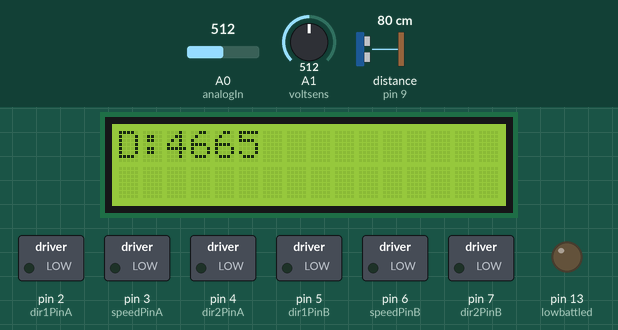
A sketch run on a simulated Arduino Uno, built with avr-gcc and run on an emulated ATmega328P. Parts: 16×2 character LCD, switched loads named in the sketch (green lamp = pin HIGH), output pins drawn as LEDs (lit = HIGH). Wiring (inferred from the names in the program): ultrasonic range finder: trigger pin 8; echo pin 9. The inputs (shaded band) are chosen by the test bench; at power-on: distance to the obstacle (sensor on pin 9) 80 cm, A1 (voltsens) = 512, A0 (analogIn) = 512. The echo pulse lasts 58.3 µs per cm; pins used as bus, display or sensor lines are not drawn; what the sketch prints to the serial monitor is not drawn.

Above: at 7.79 s.
9.0 s: distance to the obstacle (sensor on pin 9) set to 20 cm
At 11.1 s:
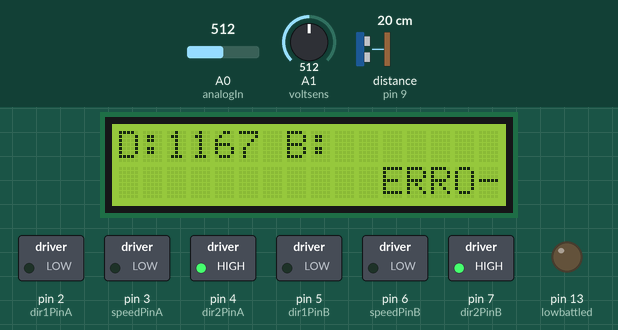
13.5 s: distance to the obstacle (sensor on pin 9) set to 16 cm
At 15.9 s:
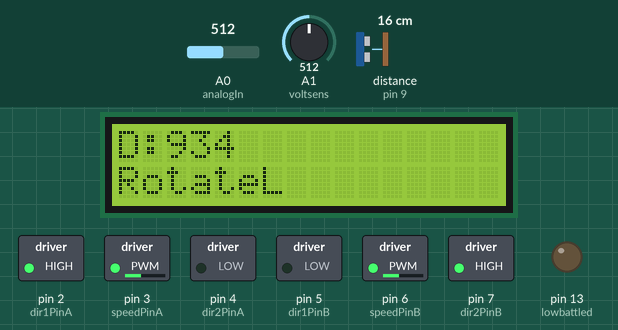
19.1 s: distance to the obstacle (sensor on pin 9) set to 2 cm
At 25.4 s:
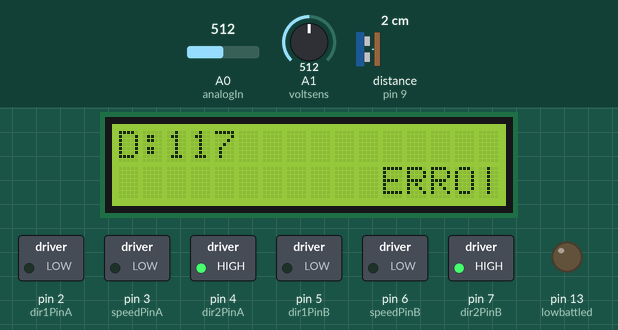
28.2 s: A1 (voltsens) set to 1023
33.8 s: A1 (voltsens) set to 122
At 43.9 s:
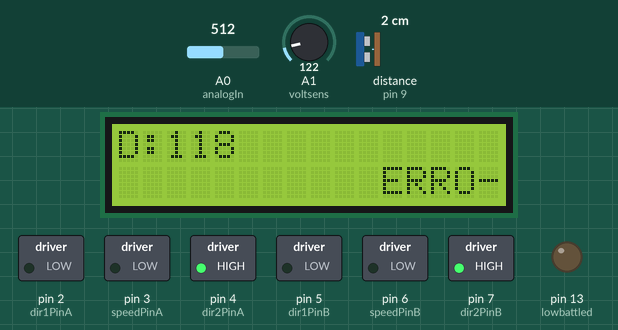
Timing chart, 0 to 57.5 s (numbered marks = the images above; inputs shaded):
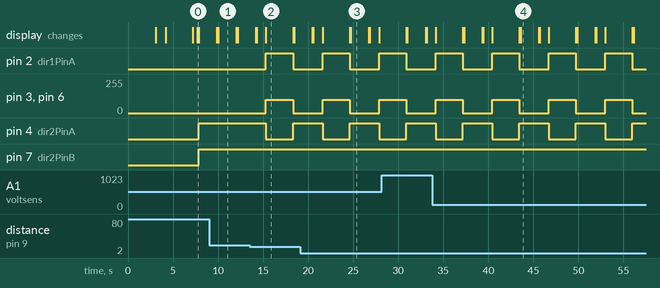

The sketch:

lawnmower2016.ino
```cpp
/* Arduino based robot lawnmower
©Patrik Hermansson 2016

-Uses a L298-based card for controlling two driver motors, left and rear.
-Cutting motor controlled by Arduino, and a relay.
-Led:s indicating high current drawn, low battery and if robot is near something.
-Measures total current drawn with ACS712 current meter.
-Battery measured by resistor divider and Arduino internal AD-converter.
-Measures distance to foreign objects with HC-SR04 sensor,


Two electrical motors are used for moving and turning, controlled by a L298N-based driver
(code inspired by http://www.instructables.com/id/Arduino-Modules-L298N-Dual-H-Bridge-Motor-Controll/?ALLSTEPS)
LCD: https://alselectro.wordpress.com/2016/05/12/serial-lcd-i2c-module-pcf8574/

Wireless programming/control via ESP8266: http://www.patrikhermansson.se/?q=node/520
avrdude -C/home/patrik/.arduino15/packages/arduino/tools/avrdude/6.3.0-arduino2/etc/avrdude.conf -v -patmega328p -carduino -P net:192.168.1.130:23 -b57600 -D -Uflash:w:/tmp/builde2680df248d7f8adec6f6bb45c90d9b2.tmp/lawnmower2016.ino.hex:i

Reminder on Git:
git commit lawnmower2016.ino
git push origin master
*/

/*
HC-SR04 Ping distance sensor]
VCC to arduino 5v
GND to arduino GND
Echo to Arduino pin 9
Trig to Arduino pin 8

Red POS to Arduino pin 11 ?
Green POS to Arduino pin 10 ?
560 ohm resistor to both LED NEG and GRD power rail ?
More info at: http://goo.gl/kJ8Gl
Original code improvements to the Ping sketch sourced from Trollmaker.com
Some code and wiring inspired by http://en.wikiversity.org/wiki/User:Dstaub/robotcar
*/

// LCD, connected via I2C backpack.
#include <Wire.h>
#include <LCD.h>
#include <LiquidCrystal_I2C.h>
LiquidCrystal_I2C  lcd(0x20,2,1,0,4,5,6,7); // 0x27 is the I2C bus address for an unmodified backpack

// Connections for driver card
/*
 * When ENA enable IN1 IN2 control OUT1 OUT2
   When ENB enable IN3 IN4 control OUT3 OUT4

Framåt -> dir1PinA + dir1PinB hög, dir2PinA + dir2PinB låg?

 */

// Motor 1
int dir1PinA = 2;  // IN1
int dir2PinA = 4;  // IN2
int speedPinA = 3; // Needs to be a PWM pin to be able to control motor speed

// Motor 2
int dir1PinB = 5; // IN3
int dir2PinB = 7; //IN4
int speedPinB = 6; // Needs to be a PWM pin to be able to control motor speed

// Connections for HC-SR04
#define trigPin 8
#define echoPin 9

// Led for detect close distance
//#define lednear 7
//#define ledstuck

bool status=true;
bool error=false;
bool run=false;

//Measuring Current Using ACS712
const int analogIn = A0;
int mVperAmp = 185; // use 100 for 20A Module and 66 for 30A Module
int RawValue= 0;
int ACSoffset = 2500; // Gets values slightly off (-0.10)
double Voltage = 0; // Input value from current sensor
double Amps = 0;

// Battery voltage meter
// A resistor divider connected to the battery and ground.
#define lowbattled 13
#define voltsens A1   // Mid point of divider connected to input A1.
float vPow = 5.02; // Voltage at the Arduinos Vcc and Vref.
float r1 = 1000000;  // "Top" resistor, 1Mohm.
float r2 = 470000;   // "Bottom" resistor (to ground), 470 kohm.

/*
#define cutmotor 5
#define currentsens A0
int dir;
*/

void setup() {
  Serial.begin (57600);
  Serial.println("Welcome to Lawnmower16!");

  // activate LCD module
  lcd.begin (16,2); // for 16 x 2 LCD module
  lcd.setBacklightPin(3,POSITIVE);
  lcd.setBacklight(HIGH);
  lcd.home (); // set cursor to 0,0
  lcd.print("Welcome");
  delay(3000);

  // Define pins for HC-SR04
  pinMode(trigPin, OUTPUT);
  pinMode(echoPin, INPUT);

  // Measure distance
  long dist = distance();
  lcd.setCursor(0, 1); // bottom left
  lcd.print("D: ");
  lcd.print(dist);
  delay(1000);

  /*
  pinMode(lednear, OUTPUT);
  // Test led near
  digitalWrite(lednear, HIGH);
  delay(500);
  digitalWrite(lednear, LOW);

  pinMode(ledstuck, OUTPUT);
  // Test ledstuck
  digitalWrite(ledstuck, HIGH);
  delay(500);
  digitalWrite(ledstuck, LOW);
  */

  //lcd.setCursor(0, 1); // bottom left
  //lcd.print("Led tests done");

  //Define L298N Dual H-Bridge Motor Controller Pins
  pinMode(dir1PinA,OUTPUT);
  pinMode(dir2PinA,OUTPUT);
  pinMode(speedPinA,OUTPUT);
  pinMode(dir1PinB,OUTPUT);
  pinMode(dir2PinB,OUTPUT);
  pinMode(speedPinB,OUTPUT);

  /*
  Serial.println("Spin up cut motor");
  pinMode(cutmotor, OUTPUT);
  digitalWrite(cutmotor, LOW);
  delay(2000);
  digitalWrite(cutmotor, HIGH);
  */

  pinMode(lowbattled, OUTPUT);
  pinMode(voltsens, INPUT);

  int battv = batt();
  Serial.print ("B: ");
  Serial.print(battv);
  Serial.println("V");

  delay(100);

  lcd.print("B: ");
  lcd.print(battv);

  current();

  delay(3000);

  Serial.println("Setup done");

/*
  // Hardware test, lets dance!
  lcd.setCursor(0, 1); // bottom left
  lcd.print("Dance!");
  delay(1000);
  fwd_slow();
  delay(4000);
  stop();

  rev_fast();
  delay(2000);
  stop();

  fwd_fast();
  delay(2000);
  stop();
  rev_fast();
  delay(1000);
  stop();
  rotateL();
  delay (1000);
  stop();
*/

  lcd.setCursor(0, 1); // bottom left
  lcd.print("All done");
  delay(500);

}

void loop() {
  // if there's any serial available, read it:
  while (Serial.available() > 0) {
      int command = Serial.parseInt();
      Serial.println("Got serial data");
      // look for the newline. That's the end of your sentence:
      if (Serial.read() == '\n') {
        Serial.print("Got: ");
        Serial.println(command);
        if (command==1) {
          Serial.print ("Run!");
          run=true;
        }
        else if (command==2) {
          Serial.print ("Stop!");
          run=false;
        }
      }
  }
  lcd.clear();
  Serial.println("----");

  // Measure distance
  long dist = distance();
  lcd.setCursor(0, 0); // top left
  lcd.print("D:");
  lcd.print(dist);
  lcd.print(" ");
  delay(100);
  Serial.print("D: ");
  Serial.println(dist);
  // Do something if we are near an object
  if (dist<1000) {
    stop();
    delay(1000);
    rotateL();
    delay(3000);
    stop();
    delay(100);

  }

  // Check battery voltage
  int battv = batt();
  // battv is like '126' (12.6V)
  int binteger = battv/10;  // = 12
  int temp = (binteger*10); // = 120
  int bdec = battv - temp;  // = 6
  String batt_text = String(binteger + "." + bdec);

  lcd.print("B:");
  lcd.print(batt_text);
  lcd.print(" ");

  Serial.print ("B: ");
  Serial.print(batt_text);
  Serial.println("V");
  /*
  Serial.print ("Battv: ");
  Serial.println (battv);
  Serial.print("bint: ");
  Serial.println(binteger);
  Serial.print("bdec: ");
  Serial.println(bdec);
  */
  // Do something if the battery is low
  /*
  if ((binteger)<=9) {
    Serial.println("BATTERY LOW!");
    Serial.println("B:" + batt_text);
    lcd.clear();
    lcd.home();
    lcd.print ("BATTERY LOW!");
    lcd.setCursor(0, 1); // bottom left
    lcd.print ("B:");
    lcd.print(batt_text);
    // Set error flag
    error=true;
  }
*/
  // Check current
  int cAmp = current();
  lcd.print("I:");
  lcd.print(cAmp);
  lcd.print(" ");
  // Do something if the current is too high
  /*if (cAmp>){
    error=true;
    }
  */

  if (error==false && run==true) {
    Serial.println ("All ok, forward");
    //fwd_slow();
  }
  else if (error==false){
    stop();
    lcd.setCursor(0, 1); // bottom left
    lcd.print ("           ");
    lcd.print("ERROR");
  }

  // Heartbeat on LCD
  if (status) {
    status=false;
    lcd.setCursor(15, 1);
    lcd.print("|");
  }
  else {
    status=true;
    lcd.setCursor(15, 1);
    lcd.print("-");
  }

  // Wait for next round
  delay(2000);

}

//float batt() {
int batt() {

// Does this have to be a float?

  // Check battery monitor
  // (10.80V from PSU. 3.39 after divider)
  //Serial.println("DC VOLTMETER");
  //Serial.print("Maximum Voltage: ");
  //Serial.print((int)(vPow / (r2 / (r1 + r2))));
  //Serial.println("V");
  // Read AD and convert value
  int adcvalue = analogRead(voltsens);  // No need for a float here?
  vPow = 15;
  int volt = (adcvalue * vPow) / 1024.0;
  int volt2 = volt / (r2 / (r1 + r2));
  Serial.print("volt: ");
  Serial.println(volt2);
  float v = (adcvalue * vPow) / 1024.0;
  float v2 = v / (r2 / (r1 + r2));
  // Correction
  v2=v2-0.2;
  /*
  Serial.print("Battery monitor ADC: ");
  Serial.println(adcvalue);
  Serial.print("Battery voltage: ");
  Serial.print(v2);
  Serial.println(" volt.");
*/
  // Convert to int
  v2=v2*10;
  int batt=(int) v2;
  //Serial.println(batt);

  /*
  lcd.home();
  lcd.print("U=");
  lcd.print(v2);
  lcd.print("V");
  */
  return batt;
}

//double current(){
int current(){

  // Measure total power consumption
  RawValue = analogRead(analogIn);
  Voltage = (RawValue / 1024.0) * 5020; // Gets you mV
  Amps = ((Voltage - ACSoffset) / mVperAmp);

  //Serial.print("Amps ADC value: ");
  //Serial.println(RawValue);
  Serial.print("Calculated amps ");
  Serial.println(Amps);

  lcd.print(" ");
  lcd.print("I=");
  lcd.print(Amps);
  lcd.print("A");
}

long distance() {
  // Measure distance to sensor
  long duration, distance;
  digitalWrite(trigPin, LOW);  // Added this line
  delayMicroseconds(2); // Added this line
  digitalWrite(trigPin, HIGH);
  //  delayMicroseconds(1000); - Removed this line
  delayMicroseconds(10); // Added this line
  digitalWrite(trigPin, LOW);
  duration = pulseIn(echoPin, HIGH);
  distance = (duration/2) / 29.1;

}
```

motorcontrol.ino
```cpp
void fwd_fast() {
  lcd.setCursor (0,1);
  lcd.print("Fwd fast");
  Serial.println("Fwd fast");

  analogWrite(speedPinA, 255);//Sets speed variable via PWM
  analogWrite(speedPinB, 255);
  digitalWrite(dir1PinA, LOW);
  digitalWrite(dir2PinA, HIGH);
  digitalWrite(dir1PinB, LOW);
  digitalWrite(dir2PinB, HIGH);
}
void fwd_slow() {
  // Framåt -> dir1PinA + dir1PinB hög, dir2PinA + dir2PinB låg?

  lcd.setCursor (0,1);
  lcd.print("Fwd slow");
  Serial.println("Fwd slow");

  analogWrite(speedPinA, 100);//Sets speed variable via PWM
  analogWrite(speedPinB, 100);
  digitalWrite(dir1PinA, LOW);
  digitalWrite(dir2PinA, HIGH);
  digitalWrite(dir1PinB, LOW);
  digitalWrite(dir2PinB, HIGH);
}
void rev_fast() {
  lcd.setCursor (0,1);
  lcd.print("Rew fast");
  Serial.println("Rew fast");
  analogWrite(speedPinA, 255);//Sets speed variable via PWM
  analogWrite(speedPinB, 255);
  digitalWrite(dir1PinA, HIGH);
  digitalWrite(dir2PinA, LOW);
  digitalWrite(dir1PinB, HIGH);
  digitalWrite(dir2PinB, LOW);
}
void rev_slow() {
  lcd.setCursor (0,1);
  lcd.print("Rev slow");
  Serial.println("Rew slow");
  analogWrite(speedPinA, 100);//Sets speed variable via PWM
  analogWrite(speedPinB, 100);
  digitalWrite(dir1PinA, HIGH);
  digitalWrite(dir2PinA, LOW);
  digitalWrite(dir1PinB, HIGH);
  digitalWrite(dir2PinB, LOW);
}
void stop() {
  lcd.setCursor (0,1);
  lcd.print("Stop");
  Serial.println("Stop");
  analogWrite(speedPinA, 0);
  digitalWrite(dir1PinA, LOW);
  digitalWrite(dir2PinA, HIGH);
  analogWrite(speedPinB, 0);
  digitalWrite(dir1PinB, LOW);
  digitalWrite(dir2PinB, HIGH);
}
void rotateL() {
  lcd.setCursor (0,1);
  lcd.print("RotateL      ");
  Serial.println("Rotate L");
  analogWrite(speedPinA, 100);//Sets speed variable via PWM
  analogWrite(speedPinB, 100);
  digitalWrite(dir1PinA, HIGH);
  digitalWrite(dir2PinA, LOW);
  digitalWrite(dir1PinB, LOW);
  digitalWrite(dir2PinB, HIGH);
}
void rotateR() {
  lcd.setCursor (0,1);
  lcd.print("RotateR          ");
  Serial.println("Rotate R");
  analogWrite(speedPinA, 100);//Sets speed variable via PWM
  analogWrite(speedPinB, 100);
  digitalWrite(dir1PinA, LOW);
  digitalWrite(dir2PinA, HIGH);
  digitalWrite(dir1PinB, HIGH);
  digitalWrite(dir2PinB, LOW);
}
```

Measured:
- the behaviour switches between 18 and 17 cm on distance to the obstacle (sensor on pin 9) (found by bisection; images 1 and 2)
- after the input at 13.5 s, pin 2 (dir1PinA): LOW → HIGH after 1.8 s, → LOW 3.0 s later; pin 3 (speedPinA), pin 6 (speedPinB): 0/255 → 100/255 after 1.8 s, → 0/255 3.0 s later; pin 4 (dir2PinA): HIGH → LOW after 1.8 s, → HIGH 3.0 s later
- what the display in image 1 shows lasts 2.0 s, from 10.0 s to 12.0 s
- what the display in image 2 shows lasts 3.0 s, from 15.3 s to 18.3 s
